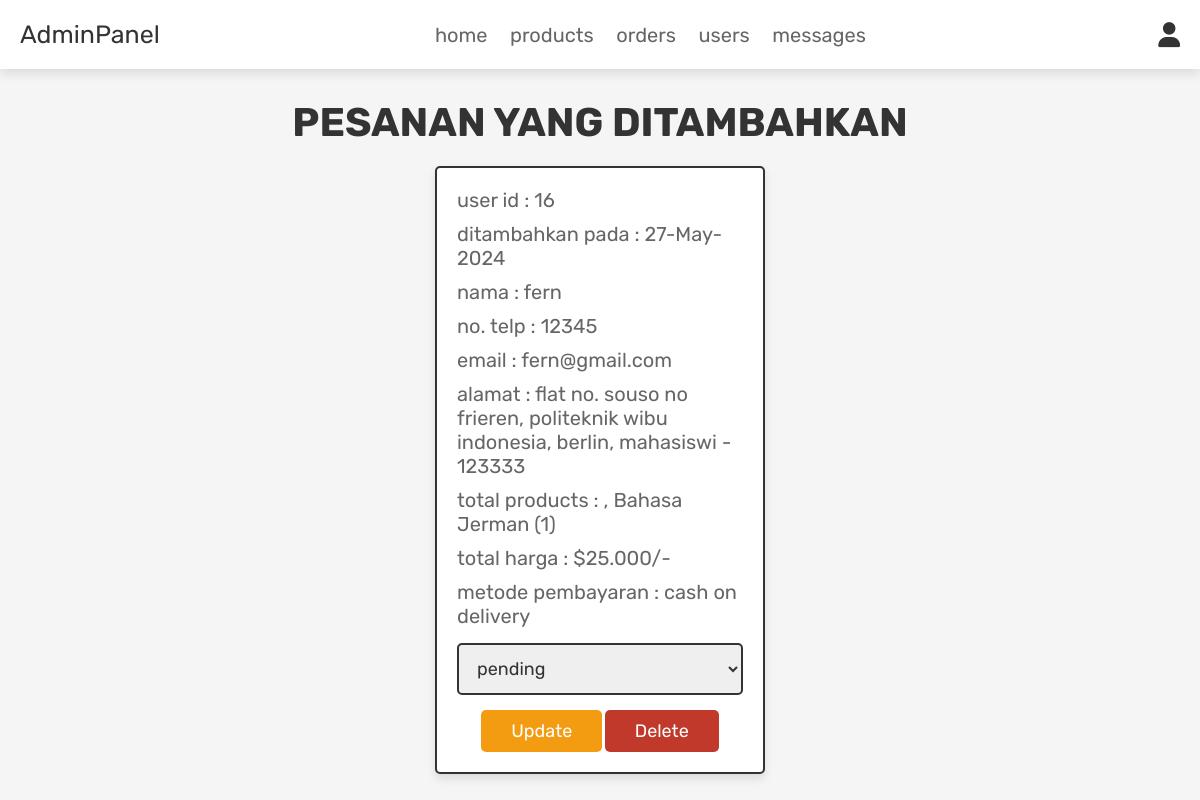
/admin_orders.php (signed in), run on the app's committed database.
### tables this page shows
CREATE TABLE `orders` (
  `id` int(100) NOT NULL,
  `user_id` int(100) NOT NULL,
  `name` varchar(100) NOT NULL,
  `number` varchar(12) NOT NULL,
  `email` varchar(100) NOT NULL,
  `method` varchar(50) NOT NULL,
  `address` varchar(500) NOT NULL,
  `total_products` varchar(1000) NOT NULL,
  `total_price` double(100,3) NOT NULL,
  `placed_on` varchar(50) NOT NULL,
  `payment_status` varchar(20) NOT NULL DEFAULT 'pending'
);

### admin_orders.php (the view, shortened to what this page needs)
<?php
@include 'config.php';
?>
<!DOCTYPE html>
<html lang="en">
<head>
   <link rel="stylesheet" href="https://cdnjs.cloudflare.com/ajax/libs/font-awesome/6.0.0/css/all.min.css">
   <link rel="stylesheet" href="css/admin_style.css">
</head>
<body>
<?php @include 'admin_header.php'; ?>
<section class="placed-orders">
   <h1 class="title">pesanan yang ditambahkan</h1>
   <div class="box-container">
      <?php
      $select_orders = mysqli_query($conn, "SELECT * FROM `orders`") or die('query failed');
      if(mysqli_num_rows($select_orders) > 0){
         while($fetch_orders = mysqli_fetch_assoc($select_orders)){
      ?>
      <div class="box">
         <p> user id : <span><?php echo $fetch_orders['user_id']; ?></span> </p>
         <p> ditambahkan pada : <span><?php echo $fetch_orders['placed_on']; ?></span> </p>
         <p> nama : <span><?php echo $fetch_orders['name']; ?></span> </p>
         <p> no. telp : <span><?php echo $fetch_orders['number']; ?></span> </p>
         <p> email : <span><?php echo $fetch_orders['email']; ?></span> </p>
         <p> alamat : <span><?php echo $fetch_orders['address']; ?></span> </p>
         <p> total products : <span><?php echo $fetch_orders['total_products']; ?></span> </p>
         <p> total harga : <span>$<?php echo $fetch_orders['total_price']; ?>/-</span> </p>
         <p> metode pembayaran : <span><?php echo $fetch_orders['method']; ?></span> </p>
         <form action="" method="post">
            <select name="update_payment">
               <option disabled selected><?php echo $fetch_orders['payment_status']; ?></option>
            </select>
            <input type="submit" name="update_order" value="update" class="option-btn">
            <a href="admin_orders.php?delete=<?php echo $fetch_orders['id']; ?>" class="delete-btn" onclick="return confirm('delete this order?');">delete</a>
         </form>
      </div>
      <?php
         }
      }else{
         echo '<p class="empty">belum ada orderan yang ditambahkan!</p>';
      }
      ?>
   </div>
</section>
</body>
</html>

### css/admin_style.css (style rules this page uses)
:root { --blue:#1a3263; --red:#c0392b; --orange:#f39c12; --black:#333; --white:#fff; --light-color:#666; --light-white:#ccc; --light-bg:#f5f5f5; --border:.2rem solid var(--black); --box-shadow:0 .5rem 1rem rgba(0,0,0,.1); }
* { font-family: 'Rubik', sans-serif; margin:0; padding:0; box-sizing: border-box; outline: none; border:none; text-decoration: none; transition:all .2s linear; }
html { font-size: 62.5%; overflow-x: hidden; scroll-behavior: smooth; scroll-padding-top: 6.5rem; }
body { background: var(--light-bg); }
section { padding:3rem 2rem; }
.title { text-align: center; margin-bottom: 2rem; color:var(--black); text-transform: uppercase; font-size: 4rem; }
.btn, .delete-btn, .option-btn { display: inline-block; border-radius: .5rem; margin-top: 1rem; font-size: 1.8rem; color:var(--white); cursor: pointer; padding:1rem 3rem; text-transform: capitalize; }
.delete-btn { background-color: var(--red); }
.option-btn { background-color: var(--orange); }
.placed-orders .box-container { display: grid; grid-template-columns: repeat(auto-fit, 33rem); gap:1.5rem; align-items: flex-start; max-width: 1200px; margin: 0 auto; justify-content: center; }
.placed-orders .box-container .box { padding:2rem; border:var(--border); background-color: var(--white); box-shadow: var(--box-shadow); border-radius: .5rem; }
.placed-orders .box-container .box p { margin-bottom: 1rem; font-size: 2rem; color:var(--light-color); }
.placed-orders .box-container .box p span { color:var(--pink); }
.placed-orders .box-container .box form { margin-top: 1rem; text-align: center; }
.placed-orders .box-container .box form select { width: 100%; border:var(--border); padding:1.2rem 1.4rem; font-size: 1.8rem; color:var(--black); border:var(--border); border-radius: .5rem; margin:.5rem 0; }

### data on the page
orders: user "16", placed_on "27-May-2024", name "fern", number "12345", email "fern@gmail.com", address "flat no. souso no frieren, politeknik wibu indonesia, berlin, mahasiswi - 123333", total_products ", Bahasa Jerman (1)", total_price "25.000", method "cash on delivery", update_payment "pending"
